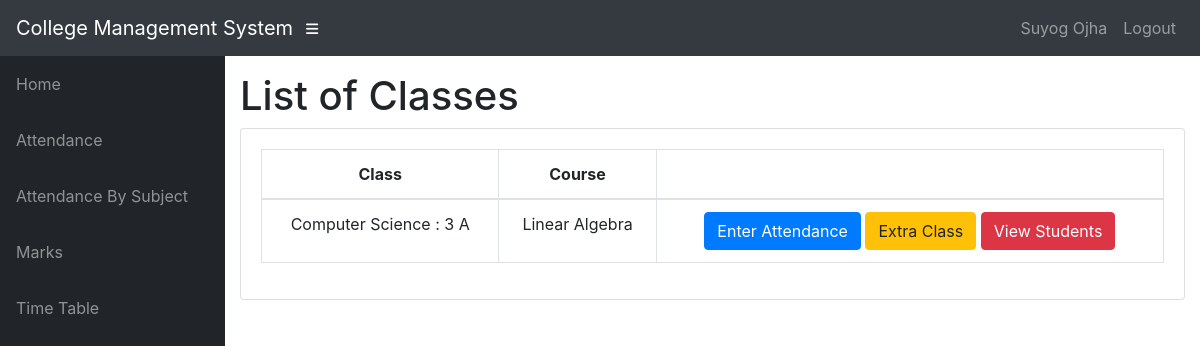
The app's page /info/teacher/121/1/Classes/ (signed in) with its own data.
### info/models.py (models this page shows, shortened)
class User(AbstractUser):
    @property
    def is_student(self):
        if hasattr(self, 'student'):
            return True
        return False

class Student(models.Model):
    user = models.OneToOneField(User, on_delete=models.CASCADE, null=True)
    class_id = models.ForeignKey(Class, on_delete=models.CASCADE, default=1)
    USN = models.CharField(primary_key='True', max_length=100)
    name = models.CharField(max_length=200)
    sex = models.CharField(max_length=50, choices=sex_choice, default='Male')
    DOB = models.DateField(default='1998-01-01')

class Assign(models.Model):
    class_id = models.ForeignKey(Class, on_delete=models.CASCADE)
    course = models.ForeignKey(Course, on_delete=models.CASCADE)
    teacher = models.ForeignKey(Teacher, on_delete=models.CASCADE)
    class Meta:
        unique_together = (('course', 'class_id', 'teacher'),)

class Class(models.Model):
    id = models.CharField(primary_key='True', max_length=100)
    dept = models.ForeignKey(Dept, on_delete=models.CASCADE)
    section = models.CharField(max_length=100)
    sem = models.IntegerField()
    class Meta:
        verbose_name_plural = 'classes'
    def __str__(self):
        d = Dept.objects.get(name=self.dept)
        return '%s : %d %s' % (d.name, self.sem, self.section)

class Dept(models.Model):
    id = models.CharField(primary_key='True', max_length=100)
    name = models.CharField(max_length=200)
    def __str__(self):
        return self.name

class Course(models.Model):
    dept = models.ForeignKey(Dept, on_delete=models.CASCADE)
    id = models.CharField(primary_key='True', max_length=50)
    name = models.CharField(max_length=50)
    shortname = models.CharField(max_length=50, default='X')
    def __str__(self):
        return self.name

### info/views.py (the view)
# urls.py: path('teacher/<slug:teacher_id>/<int:choice>/Classes/', views.t_clas, name='t_clas'),
@login_required
def t_clas(request, teacher_id, choice):
    teacher1 = get_object_or_404(Teacher, id=teacher_id)
    return render(request, 'info/t_clas.html', {'teacher1': teacher1, 'choice': choice})

### info/templates/info/t_clas.html
{% extends 'info/base.html' %}
{% block content %}
    <h1>List of Classes</h1>
    <div class="card mb-3">
            <div class="card-body">
              <div class="table-responsive">
                <table class="table table-bordered text-center" id="dataTable" width="100%" cellspacing="0">
                  <thead>
                    <tr>
                        <th>Class</th>
                        <th>Course</th>
                        <th></th>
                    </tr>
                  </thead>
                  <tbody>
                    {% for ass in teacher1.assign_set.all %}
                    <tr>
                        <td>{{ ass.class_id }}</td>
                        <td>{{ ass.course }}</td>
                        <td>
                            {% if choice == 1 %}
                                <a class="btn btn-primary" href="{% url 't_class_date' ass.id %}" role="button">Enter Attendance</a>
                                <a class="btn btn-warning" href="{% url 't_extra_class' ass.id %}">Extra Class</a>
                                <a class="btn btn-danger" href="{% url 't_student' ass.id %}">View Students</a>
                            {% elif choice == 2 %}
                                <a class="btn btn-primary" href="{% url 't_marks_list' ass.id %}" role="button">Enter Marks</a>
                                <a class="btn btn-danger" href="{% url 't_student_marks' ass.id %}">View Students</a>
                            {% elif choice == 3 %}
                                <a class="btn btn-danger" href="{% url 't_report' ass.id %}">Generate reports</a>
                            {% endif %}
                        </td>
                    </tr>
                    {% empty %}
                            <p>teacher has no courses</p>
                    {% endfor %}
                  </tbody>
                </table>
              </div>
    </div>
{% endblock %}

### info/templates/info/base.html (shortened to what this page needs)
<!DOCTYPE html>
<html lang="en">
  <head>
      {% load static %}
    <link href="{% static '/info/bootstrap/vendor/bootstrap/css/bootstrap.min.css' %}" rel="stylesheet">
    <link href="{% static '/info/bootstrap/vendor/fontawesome-free/css/all.min.css' %}" rel="stylesheet" type="text/css">
    <link href="{% static '/info/bootstrap/vendor/datatables/dataTables.bootstrap4.css' %}" rel="stylesheet">
    <link href="{% static '/info/bootstrap/css/sb-admin.css' %}" rel="stylesheet">
  </head>
  <body id="page-top">
    <nav class="navbar navbar-expand navbar-dark bg-dark static-top">
      <a class="navbar-brand mr-1" href="{% url 'index' %}">College Management System</a>
      <button class="btn btn-link btn-sm text-white order-1 order-sm-0" id="sidebarToggle" href="#">
        <i class="fas fa-bars"></i>
      </button>
        <div class="collapse navbar-collapse" id="navbarResponsive">
          <ul class="navbar-nav ml-auto">
            <li class="nav-item">
                {% if request.user.is_student %}
                    <a class="nav-link text-capitalize">{{ request.user.student.name }}</a>
                {% elif request.user.is_teacher %}
                    <a class="nav-link text-capitalize">{{ request.user.teacher.name }}</a>
                {% endif %}
            </li>
            <li class="nav-item">
                <a class="nav-link" href="#" data-toggle="modal" data-target="#logoutModal">Logout</a>
            </li>
          </ul>
        </div>
    </nav>
    <div id="wrapper">
      <ul class="sidebar navbar-nav">
            <li class="nav-item">
              <a class="nav-link" href="{% url 'index' %}">
                <span>Home</span>
              </a>
            </li>
        {% if request.user.is_student %}
            <li class="nav-item">
              <a class="nav-link" href="{% url 'attendance' request.user.student.USN %}">
                <span>Attendance</span>
              </a>
            </li>
            <li class="nav-item">
              <a class="nav-link" href="{% url 'attendance' request.user.student.USN %}">
                <span>Attendance By Subject</span>
              </a>
            </li>
            <li class="nav-item">
              <a class="nav-link" href="{% url 'marks_list' request.user.student.USN %}">
                <span>Marks</span>
              </a>
            </li>
              <li class="nav-item">
              <a class="nav-link" href="{% url 'timetable' request.user.student.class_id_id %}">
                <span>Time Table</span>
              </a>
            </li>
        {% endif %}
      </ul>
      <div id="content-wrapper">
        <div class="container-fluid">
            {% block content %}
            {% endblock %}
        </div>
      </div>
    </div>
  </body>
</html>

### records on screen
User: user.student.name "Suyog Ojha"
Assign: class_id "Computer Science : 3 A", course "Linear Algebra"
